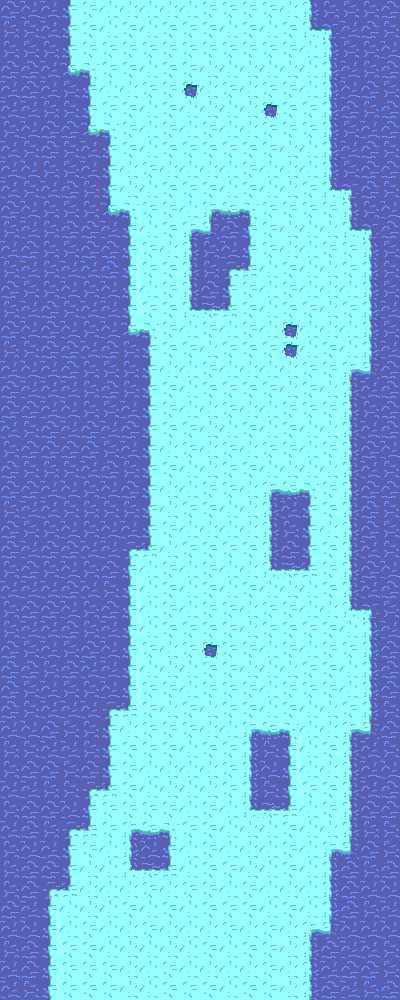

Tiled map render using the project's own tile images. Description and the whole map definition, tile-layer contents included, below:
An orthogonal 20x50 tile map with 20x20 px tiles, 1 tile layer (Tile Layer 1).

<map version="1.0" orientation="orthogonal" renderorder="right-down" width="20" height="50" tilewidth="20" tileheight="20" nextobjectid="1">
 <tileset firstgid="1" name="TileSetIceWater" tilewidth="20" tileheight="20" tilecount="32" columns="16">
  <image source="TileSetIceWater.bmp" trans="ff0000" width="320" height="40" />
  <terraintypes>
   <terrain name="Ice" tile="0" />
   <terrain name="Water" tile="1" />
   <terrain name="Hole" tile="3" />
   <terrain name="New Terrain" tile="1" />
  </terraintypes>
  <tile id="0" terrain="0,0,0,0" />
  <tile id="1" terrain="1,1,1,1" />
  <tile id="2" terrain="0,0,0,0" />
  <tile id="3" terrain="2,2,2,2" />
  <tile id="4" terrain="1,1,1,1" />
  <tile id="5" terrain="1,1,1,1" />
  <tile id="6" terrain="0,0,1,1" />
  <tile id="7" terrain="0,1,0,1" />
  <tile id="8" terrain="1,1,0,0" />
  <tile id="9" terrain="1,0,1,0" />
  <tile id="10" terrain="1,0,1,1" />
  <tile id="11" terrain="0,1,1,1" />
  <tile id="12" terrain="1,1,0,1" />
  <tile id="13" terrain="1,1,1,0" />
  <tile id="14" terrain="0,0,0,1" />
  <tile id="15" terrain="0,1,0,0" />
  <tile id="16" terrain="0,0,1,0" />
  <tile id="17" terrain="1,0,0,0" />
 </tileset>
 <layer name="Tile Layer 1" width="20" height="50">
  <data encoding="csv">
5,2,2,10,3,1,1,1,1,1,3,3,3,3,1,8,6,6,6,5,
6,6,2,10,3,1,3,1,3,3,3,1,3,1,3,16,13,2,5,6,
6,6,6,10,3,3,3,3,3,3,3,3,3,3,3,1,8,6,6,2,
5,5,2,11,17,3,3,1,3,3,1,1,1,1,1,1,8,2,6,5,
2,5,2,6,10,1,1,3,3,4,1,3,1,3,3,1,8,2,5,6,
2,2,6,6,10,3,3,1,3,1,1,1,1,4,3,3,8,5,6,5,
6,2,5,5,11,17,3,1,3,1,3,1,1,3,3,3,8,6,2,5,
2,6,5,6,2,10,3,1,3,3,3,3,3,3,1,1,8,2,5,6,
2,2,6,6,2,10,1,3,1,1,1,1,3,1,1,1,8,6,5,5,
2,6,2,5,6,10,1,1,3,3,3,1,3,1,1,3,16,13,5,6,
5,2,6,6,6,11,17,3,3,1,15,7,17,3,3,3,3,8,6,2,
6,2,6,5,5,2,10,1,3,15,12,5,10,3,1,1,1,16,13,5,
2,5,6,6,5,5,10,3,1,8,6,2,10,3,1,1,3,3,8,6,
6,2,6,2,2,5,10,3,3,8,6,14,18,1,3,1,1,3,8,6,
5,6,6,2,6,2,10,1,3,8,5,10,3,1,3,1,1,1,8,6,
6,2,5,6,2,2,10,3,3,16,9,18,3,1,3,3,1,3,8,2,
5,2,5,2,6,2,11,17,3,1,3,1,3,1,4,1,1,1,8,6,
6,6,5,5,2,5,6,10,3,3,1,3,3,3,4,1,3,1,8,2,
2,2,2,5,6,6,6,10,1,1,3,1,1,1,1,3,3,15,12,5,
5,2,2,2,6,5,6,10,3,1,3,3,3,3,1,3,1,8,2,5,
5,5,2,2,6,6,2,10,3,1,1,3,1,1,3,3,3,8,6,5,
2,6,5,2,5,2,5,10,3,3,1,1,3,1,3,1,1,8,2,5,
6,5,5,5,5,6,2,10,1,3,1,3,1,3,3,1,3,8,5,2,
5,6,6,6,2,5,6,10,3,1,1,3,3,1,1,1,1,8,2,6,
5,5,2,2,6,2,5,10,1,1,3,3,1,15,7,17,3,8,5,5,
6,2,2,6,6,6,6,10,1,3,3,1,1,8,2,10,3,8,5,6,
5,6,6,2,6,2,2,10,3,1,1,1,1,8,6,10,1,8,5,6,
5,2,5,5,2,2,14,18,1,3,3,3,3,8,5,10,3,8,2,6,
6,5,6,2,6,5,10,1,3,1,3,1,1,16,9,18,3,8,5,2,
2,2,2,5,2,6,10,1,3,1,3,1,3,1,1,1,3,8,2,5,
6,5,5,2,6,5,10,1,3,1,3,3,1,3,3,1,1,16,13,6,
6,2,2,5,6,2,10,1,3,3,3,3,1,3,3,3,3,1,8,2,
5,6,2,6,5,2,10,3,1,3,4,3,3,1,3,1,3,3,8,5,
5,5,6,5,2,2,10,1,1,1,3,3,1,1,1,3,3,1,8,5,
5,6,2,6,6,2,10,3,3,1,3,3,3,1,3,3,3,1,8,5,
5,6,2,2,2,14,18,3,1,3,1,3,3,1,3,1,1,3,8,6,
2,2,5,6,6,10,1,3,3,3,1,1,15,7,17,1,1,15,12,5,
6,6,2,2,6,10,3,3,3,1,3,3,8,6,10,1,3,8,2,6,
6,5,5,6,5,10,3,1,1,1,1,3,8,2,10,1,1,8,2,2,
2,2,6,6,14,18,3,1,1,1,1,3,8,6,10,3,3,8,2,5,
6,5,5,2,10,3,3,3,3,1,3,1,16,9,18,1,3,8,5,5,
2,5,6,14,18,3,15,7,17,3,3,1,1,1,3,1,1,8,6,6,
6,2,2,10,3,1,8,2,10,1,3,1,1,1,3,1,15,12,5,6,
6,5,5,10,1,1,16,9,18,1,3,3,1,1,3,1,8,5,6,5,
6,5,14,18,1,1,1,3,1,3,3,1,3,1,1,1,8,5,2,2,
5,2,10,1,1,1,3,1,3,1,3,3,3,1,3,1,8,5,6,2,
2,2,10,1,3,1,1,3,1,1,1,3,1,3,1,15,12,2,2,2,
6,5,10,3,3,1,1,1,1,1,3,1,3,3,1,8,5,2,2,6,
2,5,10,3,3,3,1,1,3,1,1,1,1,3,1,8,2,5,5,6,
2,6,10,3,3,3,1,1,3,3,3,1,3,3,1,8,5,2,6,5
</data>
 </layer>
</map>